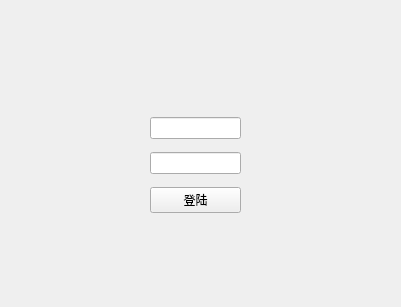
<?xml version="1.0" encoding="UTF-8"?>
<ui version="4.0">
 <class>Form</class>
 <widget class="QWidget" name="Form">
  <property name="geometry">
   <rect>
    <x>0</x>
    <y>0</y>
    <width>401</width>
    <height>307</height>
   </rect>
  </property>
  <property name="minimumSize">
   <size>
    <width>401</width>
    <height>307</height>
   </size>
  </property>
  <property name="maximumSize">
   <size>
    <width>401</width>
    <height>307</height>
   </size>
  </property>
  <property name="windowTitle">
   <string>欢迎使用</string>
  </property>
  <property name="windowIcon">
   <iconset>
    <normaloff>网络.png</normaloff>网络.png</iconset>
  </property>
  <widget class="QWidget" name="verticalLayoutWidget">
   <property name="geometry">
    <rect>
     <x>150</x>
     <y>110</y>
     <width>91</width>
     <height>111</height>
    </rect>
   </property>
   <layout class="QVBoxLayout" name="verticalLayout">
    <item>
     <widget class="QLineEdit" name="lineEdit">
      <property name="toolTip">
       <string>&lt;html&gt;&lt;head/&gt;&lt;body&gt;&lt;p&gt;此处输入账号&lt;/p&gt;&lt;/body&gt;&lt;/html&gt;</string>
      </property>
     </widget>
    </item>
    <item>
     <widget class="QLineEdit" name="lineEdit_2">
      <property name="toolTip">
       <string>&lt;html&gt;&lt;head/&gt;&lt;body&gt;&lt;p&gt;此处输入密码&lt;/p&gt;&lt;/body&gt;&lt;/html&gt;</string>
      </property>
     </widget>
    </item>
    <item>
     <widget class="QPushButton" name="pushButton">
      <property name="toolTip">
       <string>&lt;html&gt;&lt;head/&gt;&lt;body&gt;&lt;p&gt;点击登陆&lt;/p&gt;&lt;/body&gt;&lt;/html&gt;</string>
      </property>
      <property name="text">
       <string>登陆</string>
      </property>
     </widget>
    </item>
   </layout>
  </widget>
 </widget>
 <resources/>
 <connections/>
</ui>
